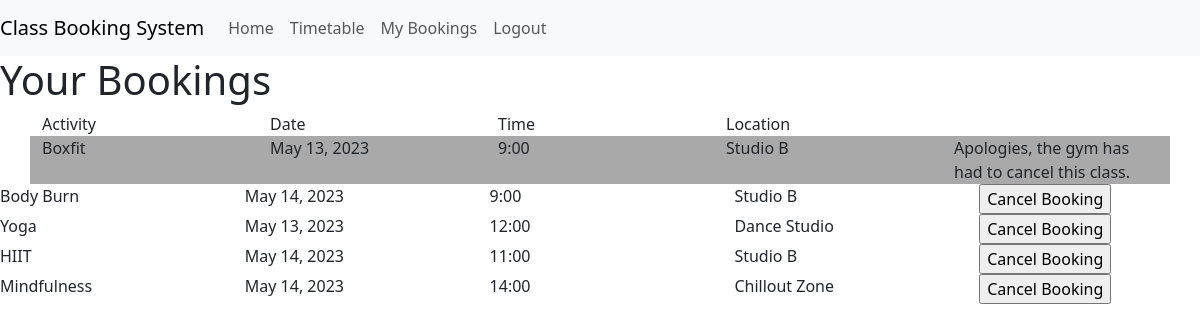
/view_bookings.html (signed in), run on an earlier commit of the app's database.
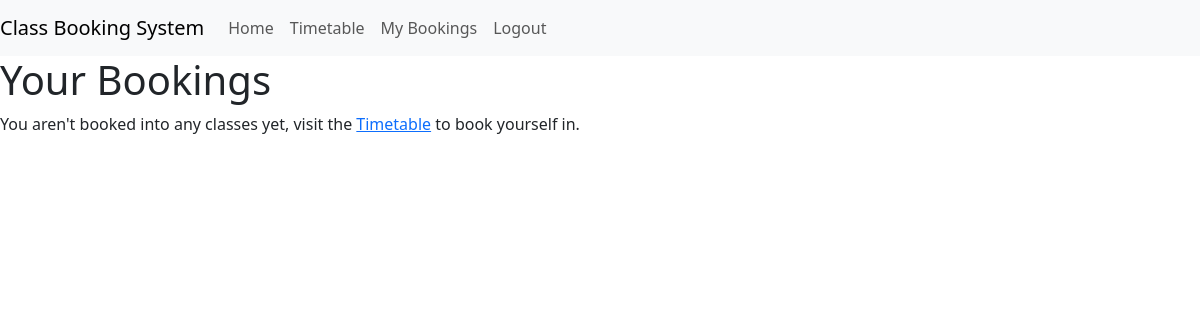
And on a later commit of the database.
### classbooking_app/models.py (models this page shows, shortened)
class Booking(models.Model):
    session = models.ForeignKey(Session, on_delete=models.CASCADE)
    user = models.CharField(
        max_length=50,
        null=False,
        blank=False,
        default="test_user"
        )
    confirmed = models.BooleanField(default=False)

class Session(models.Model):
    activity = models.ForeignKey(Activity, on_delete=models.CASCADE)
    date = models.DateField(default=date.today())
    time = models.TimeField(default=datetime.now())
    spaces = models.IntegerField(default=25)
    location = models.CharField(max_length=50, default='Studio A')
    running = models.BooleanField(default=True)

class Activity(models.Model):
    name = models.CharField(
        max_length=50,
        null=False,
        blank=False,
        default="test_class"
        )
    description = models.CharField(
        max_length=50,
        null=False,
        blank=False,
        default="test_description"
        )
    image = models.CharField(
        max_length=20,
        null=False,
        blank=False,
        default="test_image")
    capacity = models.IntegerField(
        null=False,
        blank=False,
        default=25
    )
    duration = models.CharField(
        max_length=5,
        null=False,
        blank=False,
        default="1hr"
    )

### classbooking_app/views.py (the view, shortened to what this page needs)
# urls.py: path('view_bookings.html', views.view_bookings, name='view_bookings'),
def view_bookings(request):
    user = request.user
    cancel_id = ""
    bookings = Booking.objects.filter(user=user)
    context = {
        'bookings': bookings,
        'cancel_id': cancel_id,
        }
    return render(request, 'classbooking_app/view_bookings.html', context)

### classbooking_app/templates/classbooking_app/view_bookings.html (shortened to what this page needs)
{% extends 'classbooking_app/base.html' %}
{% block contentbody %}
<h1>Your Bookings</h1>
<form method="POST" id="cancel-form">
{% if bookings|length > 0 %}
<div class="container">
 <div class="row">
   <div class="col">Activity</div>
   <div class="col">Date</div>
   <div class="col">Time</div>
   <div class="col">Location</div>
   <div class="col"></div>
 </div>
 {% for booking in bookings %}
 <div class="row run-{{ booking.session.running }}">
   <div class="col">{{ booking.session.activity.name }}</div>
   <div class="col">{{ booking.session.date }}</div>
   <div class="col">{{ booking.session.time | time:"G:i" }}</div>
   <div class="col">{{ booking.session.location }}</div>
   <div class="col">
    {% if booking.session.running == False %}
    <div>Apologies, the gym has had to cancel this class.</div>
    {% else %}
     <input class="cancel-button run-{{ booking.session.running }}-btn" type="button" value="Cancel Booking" id="{{ booking.session.id }}-view" data-toggle="modal" data-target="#modal-{{ booking.session.id }}">
    {% endif %}
    </div>
 </div>
</div>
</form>
{% endfor %}
{% else %}
<p>
  You aren't booked into any classes yet, visit the <a href="/timetable.html" id="timetable-link">Timetable</a> to book yourself in.
</p>
{% endif %}
{% endblock %}

What changed in the data, as far as the page shows it:
removed Booking: session.activity.name "Boxfit", session "May 13, 2023", session.time "9:00", session.location "Studio B", shows "Apologies, the gym has had to cancel this class."
removed Booking: session.activity.name "Body Burn", session "May 14, 2023", session.time "9:00", session.location "Studio B"
removed Booking: session.activity.name "Yoga", session "May 13, 2023", session.time "12:00", session.location "Dance Studio"
removed Booking: session.activity.name "HIIT", session "May 14, 2023", session.time "11:00", session.location "Studio B"
removed Booking: session.activity.name "Mindfulness", session "May 14, 2023", session.time "14:00", session.location "Chillout Zone"
Also different on the page:
text no longer shown: "Activity Date Time Location"
text now shown: "You aren't booked into any classes yet, visit the Timetable to book yourself in."
